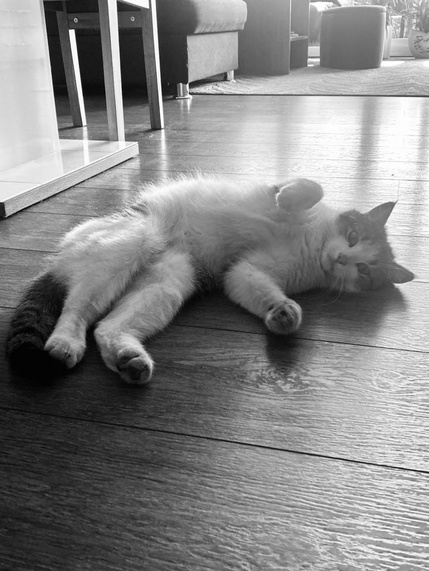
#> input picture koty/kot_3.jpg, 429 x 571 px, shrunk from 768 x 1024 before the run
$ python szumy.py
#> lines starting #> are read from the running program, lines starting #| are printed output that depends on the picture
import matplotlib.pyplot as plt
import numpy as np
from PIL import Image

def rysuj_macierz(ax, macierz, tytul, vmin, vmax):
    ax.imshow(macierz, cmap='gray', interpolation='nearest', vmin=vmin, vmax=vmax)
    ax.set_title(tytul)
    ax.axis('off')

def odszumianie(Mnoise, int):
    sigma = int
    U, S, Vt = np.linalg.svd(Mnoise, full_matrices=False)
    R = Mnoise.shape[0]
    cutoff = (4 / np.sqrt(3)) * np.sqrt(R) * sigma
    r = np.max(np.where(S > cutoff))
    # Odtworzenie obrazu za pomocą ograniczonej liczby wartości osobliwych
    Mclean = U[:, :r+1] @ np.diag(S[:r+1]) @ Vt[:r+1, :]
    return Mclean

def dodaj_szum_solpieprz(M):
    Mnoise = np.copy(M)
    salt = np.random.rand(*M.shape) < 0.02
    pepper = np.random.rand(*M.shape) < 0.02
    Mnoise[salt] = 255
    Mnoise[pepper] = 0
    return Mnoise


def dodaj_szum_bialy(M, mean=0, std=35):
    noise = np.random.normal(mean, std, M.shape)
    Mnoise = M.astype(np.float64) + noise
    Mnoise = np.clip(Mnoise, 0, 255)
    Mnoise = Mnoise.astype(np.uint8)
    return Mnoise

def main():

    # Szum biały
    image_path = 'koty/kot_3.jpg'
    image = Image.open(image_path)
#> image is the input picture: PIL image 429x571 RGB; min 0, max 255, mean 133.1
    image_gray = image.convert('L')
    M = np.array(image_gray)

    fig, ax = plt.subplots(2, 2, figsize=(12, 8))

    rysuj_macierz(ax[0,0], M, "Obraz wyjściowy", np.min(M), np.max(M))

    Mnoise = dodaj_szum_bialy(M)

    rysuj_macierz(ax[0,1], Mnoise, "Obraz zaszumiony", np.min(Mnoise), np.max(Mnoise))

    Mclean1 = odszumianie(Mnoise, 20)
#> in odszumianie, `U, S, Vt = np.linalg.svd(Mnoise, full_matrices=False)`:
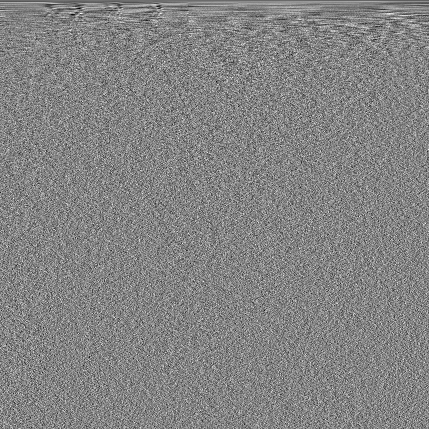
#> Vt: shape (429, 429) float64; min -0.236, max 0.219, mean -0.000118; drawn with min black and max white
#> in odszumianie, `U, S, Vt = np.linalg.svd(Mnoise, full_matrices=False)`: S = 429 values, max 69270.8 at index 0, min 112.5 at index 428, mean 1040.9
#> in odszumianie, `r = np.max(np.where(S > cutoff))`: r = 98
#> in odszumianie, `Mclean = U[:, :r+1] @ np.diag(S[:r+1]) @ Vt[:r+1, :]`:
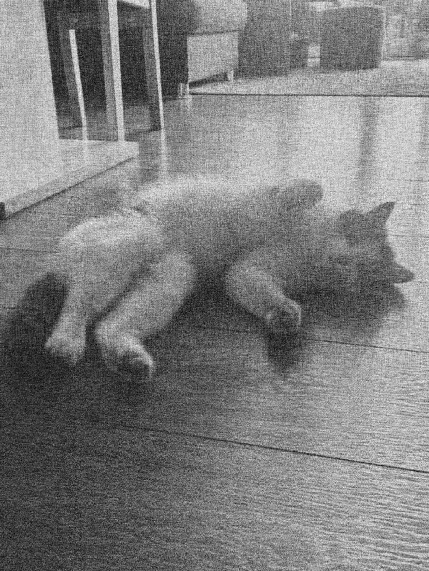
#> Mclean: shape (571, 429) float64; min -49.51, max 315.9, mean 132.4; drawn with min black and max white
    rysuj_macierz(ax[1,0], Mclean1, "Obraz odszumiony 1", np.min(Mclean1), np.max(Mclean1))
    Mclean2 = odszumianie(Mnoise, 15)
    rysuj_macierz(ax[1,1], Mclean2, "Obraz odszumiony 2", np.min(Mclean2), np.max(Mclean2))
    plt.savefig("kot_w_4.png")
    plt.show()

    # Szum sól pieprz
    image_path_2 = 'koty/kot_4.jpg'
    image_2 = Image.open(image_path_2)
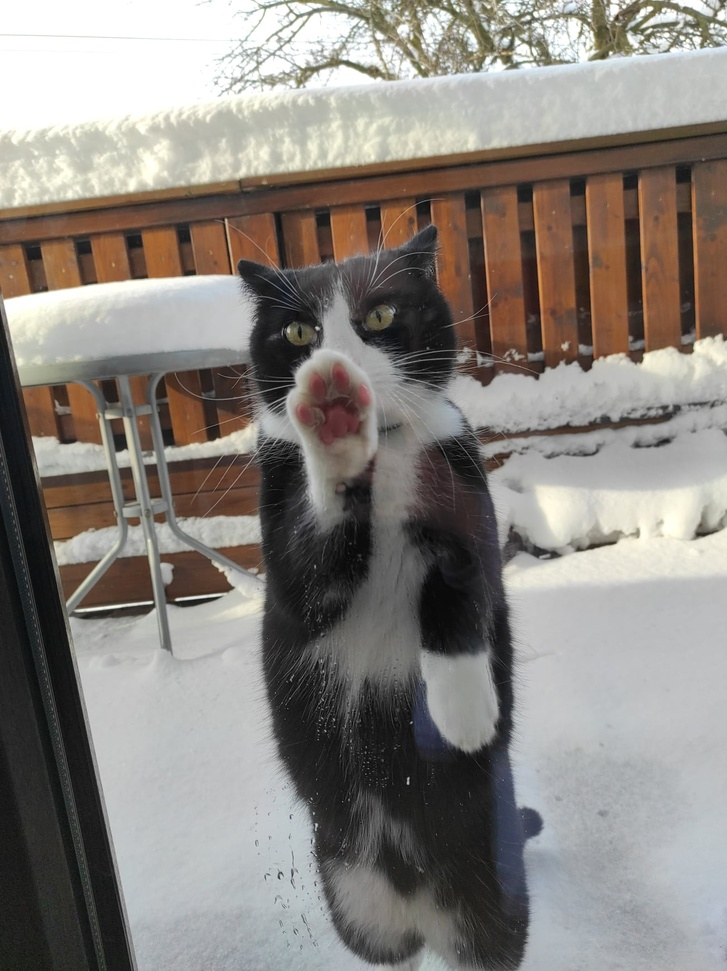
#> input picture koty/kot_4.jpg, 727 x 971 px, shrunk from 1302 x 1740 before the run
#> image_2 is the input picture: PIL image 727x971 RGB; mean R, G, B 137.2, 132, 126.6
    image_gray_2 = image_2.convert('L')
    M_2 = np.array(image_gray_2)
    fig_2, ax_2 = plt.subplots(2, 2, figsize=(12, 8))

    rysuj_macierz(ax_2[0, 0], M_2, "Obraz wyjściowy", np.min(M_2), np.max(M_2))

    Mnoise_2 = dodaj_szum_solpieprz(M_2)
#> in dodaj_szum_solpieprz, `Mnoise[pepper] = 0`:
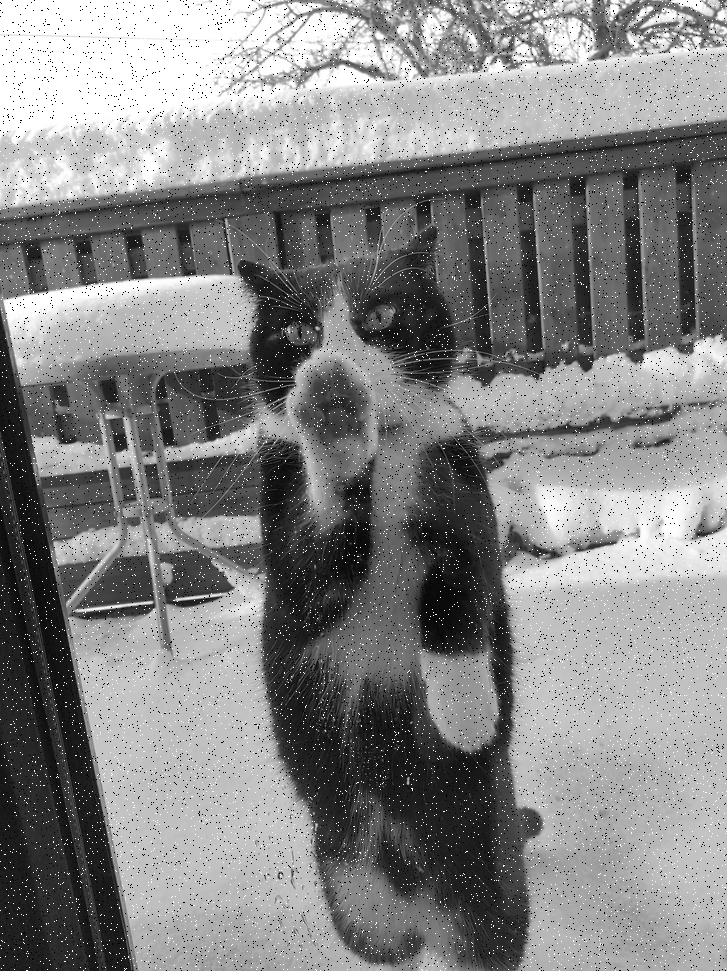
#> Mnoise: shape (971, 727); min 0, max 255, mean 132.7

    rysuj_macierz(ax_2[0, 1], Mnoise_2, "Obraz zaszumiony", np.min(Mnoise_2), np.max(Mnoise_2))

    Mclean1_2 = odszumianie(Mnoise_2, 15)
#> call 3 of odszumianie, with int = 15
#> in odszumianie (call 3), `U, S, Vt = np.linalg.svd(Mnoise, full_matrices=False)`:
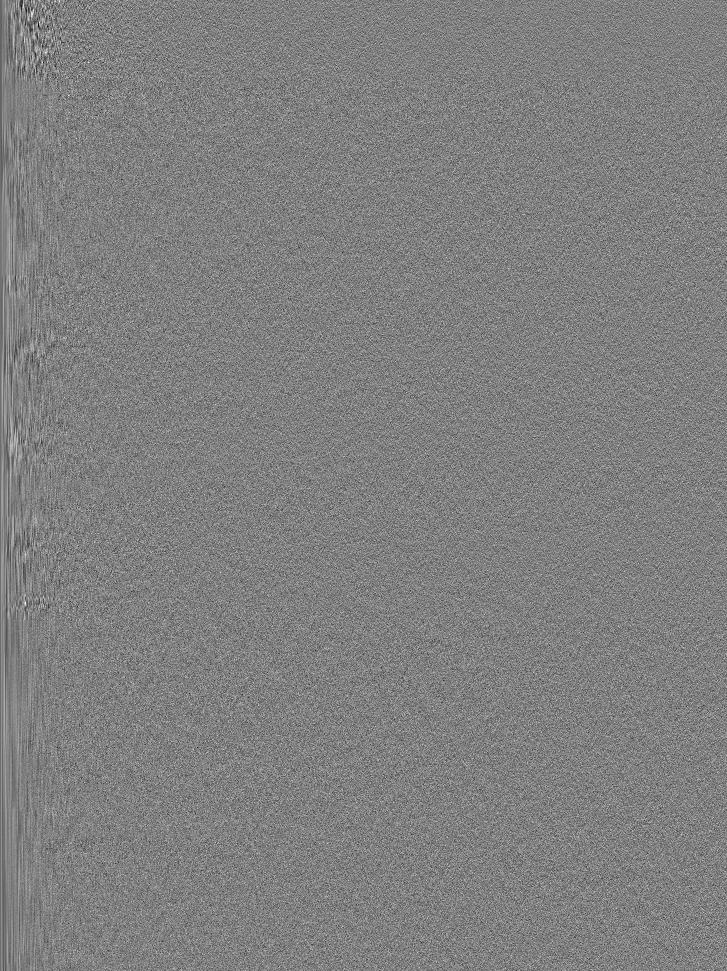
#> U: shape (971, 727) float64; min -0.214, max 0.212, mean -2.98e-05; drawn with min black and max white
#> in odszumianie (call 3), `U, S, Vt = np.linalg.svd(Mnoise, full_matrices=False)`:
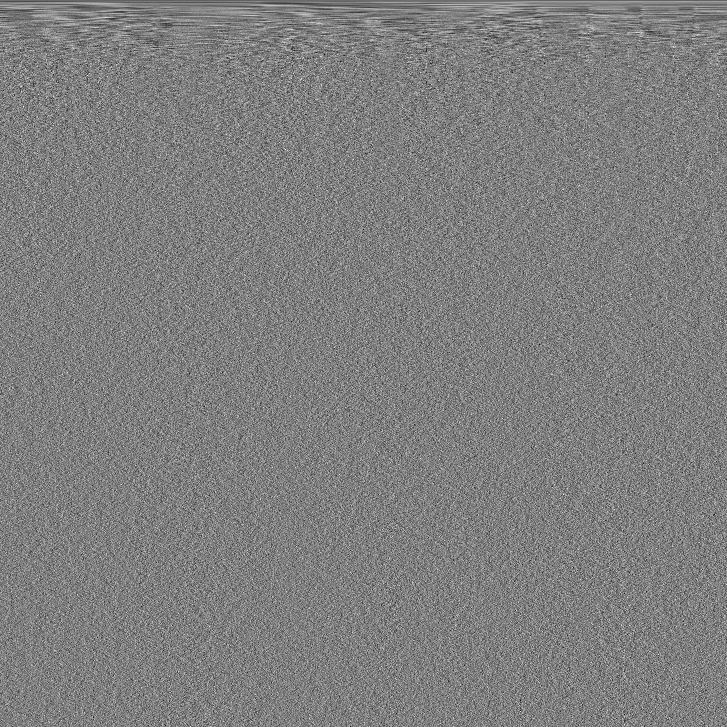
#> Vt: shape (727, 727) float64; min -0.191, max 0.191, mean -5.11e-05; drawn with min black and max white
#> in odszumianie (call 3), `U, S, Vt = np.linalg.svd(Mnoise, full_matrices=False)`: S = 727 values, max 117024.5 at index 0, min 127.3 at index 726, mean 1211.7
#> in odszumianie (call 3), `r = np.max(np.where(S > cutoff))`: r = 242
#> in odszumianie (call 3), `Mclean = U[:, :r+1] @ np.diag(S[:r+1]) @ Vt[:r+1, :]`:
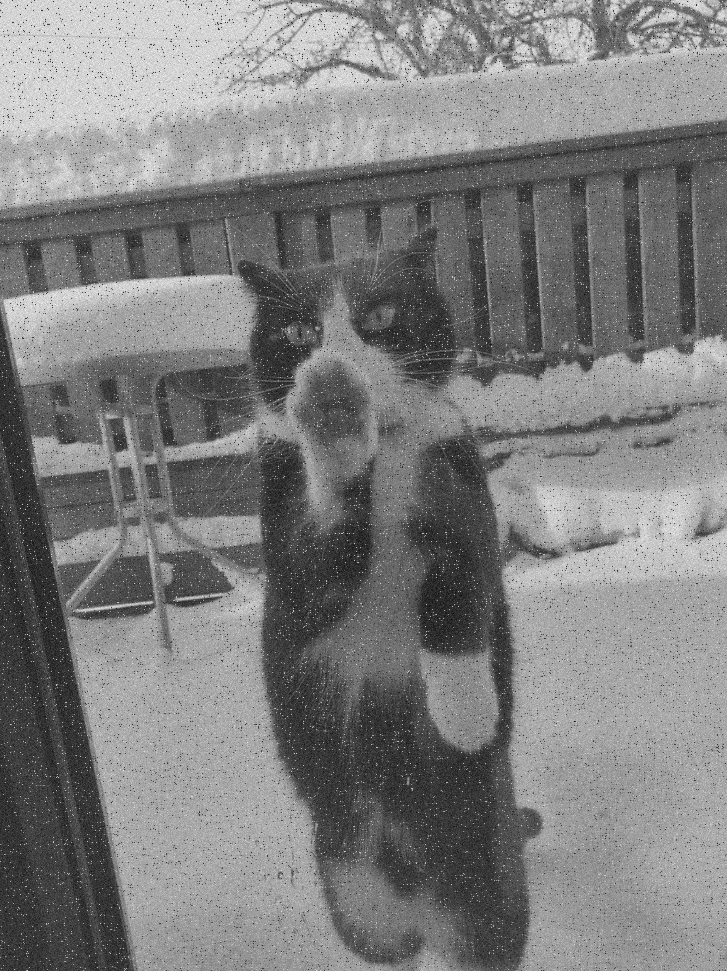
#> Mclean: shape (971, 727) float64; min -48.64, max 315.8, mean 132.7; drawn with min black and max white
    rysuj_macierz(ax_2[1, 0], Mclean1_2, "Obraz odszumiony 1", np.min(Mclean1_2), np.max(Mclean1_2))
    Mclean2_2 = odszumianie(Mnoise_2, 20)
    rysuj_macierz(ax_2[1, 1], Mclean2_2, "Obraz odszumiony 2", np.min(Mclean2_2), np.max(Mclean2_2))
    plt.savefig("kot_w_5.png")
    plt.show()

if __name__ == "__main__":
    main()
